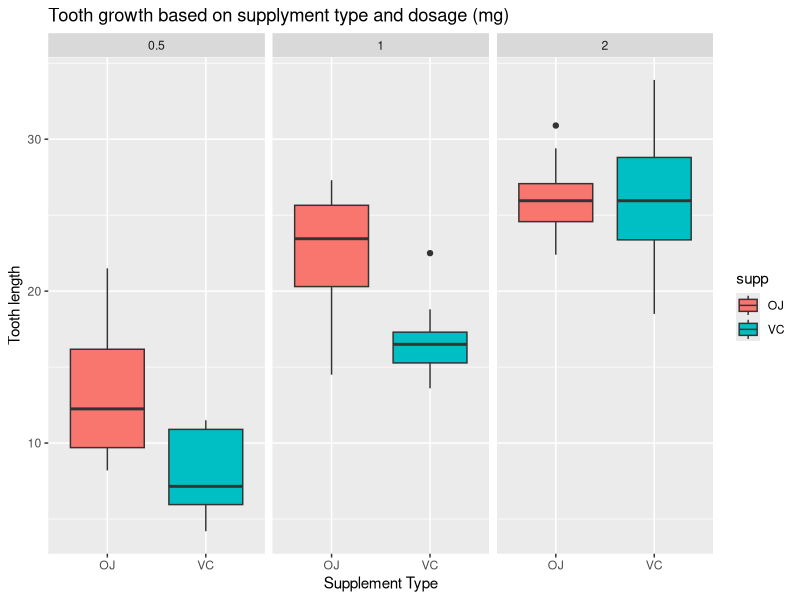

This chart was generated by the following R code:
## ---- chunk 1

setwd("F:/BENHUR FOLDER/Coursera/Statistical Reference/Week 4")
library(ggplot2)
data(ToothGrowth)

## ---- chunk 2

str(ToothGrowth)
ToothGrowth

## ---- chunk 3

ToothGrowth$dose<-as.factor(ToothGrowth$dose)
str(ToothGrowth)
summary(ToothGrowth)

## ---- chunk 4

g<-ggplot(data = ToothGrowth,aes(supp,len))+ facet_grid(~dose)+ geom_boxplot(aes(fill=supp)) + ggtitle("Tooth growth based on supplyment type and dosage (mg)") + xlab("Supplement Type") + ylab ("Tooth length")

print(g)

## ---- chunk 5

VC.length <- ToothGrowth$len[ToothGrowth$supp == "VC"]
OJ.length <- ToothGrowth$len[ToothGrowth$supp == "OJ"]

## ---- chunk 6

t.test(OJ.length,VC.length,alternative = "greater",paired=FALSE,var.equal = FALSE,
       conf.level = 0.95)

## alternative ="greater" tests the alternative hypothersis,OJ is greater than VC.
## ---- chunk 7

dose_0.5 <- ToothGrowth$len[ToothGrowth$dose == "0.5"]
dose_1 <- ToothGrowth$len[ToothGrowth$dose == "1"]
dose_2 <- ToothGrowth$len[ToothGrowth$dose == "2"]

## ---- chunk 8
## dose_0.5 and dose_1
t.test(dose_0.5,dose_1,alternative = "less",paired=FALSE,var.equal = FALSE,
       conf.level = 0.95)

## dose_1 and dose_2
t.test(dose_1,dose_2,alternative = "less",paired=FALSE,var.equal = FALSE,
       conf.level = 0.95)
